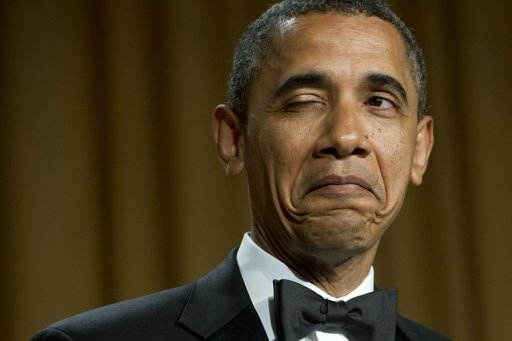
#> input picture obama1.jpg, 512 x 341 px
$ python translation.py --image ../obama1.jpg
#> lines starting #> are read from the running program, lines starting #| are printed output that depends on the picture
import numpy as np
import argparse
import imutils
import cv2

ap = argparse.ArgumentParser()
ap.add_argument("-i", "--image", required = True, help = "Path to the image")
args = vars(ap.parse_args())

image = cv2.imread(args["image"])
#> image is the input picture: shape (341, 512, 3); mean B, G, R 31.8, 59.1, 73.4
cv2.imshow("Original", image)

M = np.float32([[1,0,25], [0,1,50]])
shifted = cv2.warpAffine(image, M, (image.shape[1], image.shape[0]))
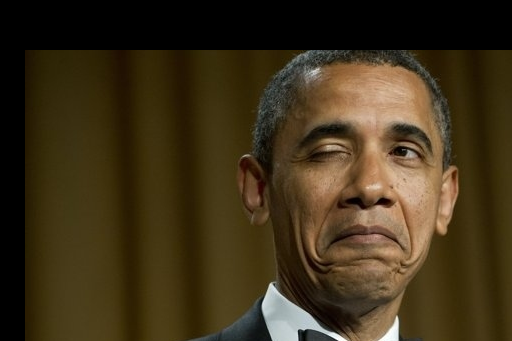
#> shifted: shape (341, 512, 3); mean B, G, R 25.1, 49.2, 62.8
cv2.imshow("Shifted Down and Right", shifted)

M = np.float32([[1,0,-50], [0,1,-90]])
shifted = cv2.warpAffine(image, M, (image.shape[1], image.shape[0]))
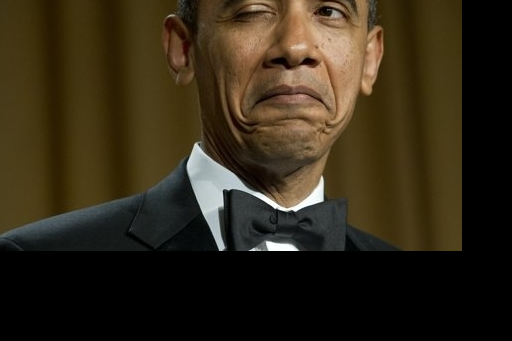
#> shifted: shape (341, 512, 3); mean B, G, R 23.7, 41.2, 50.5
cv2.imshow("Shifted Down and Left", shifted)

shifted = imutils.translate(image, 0, 100)
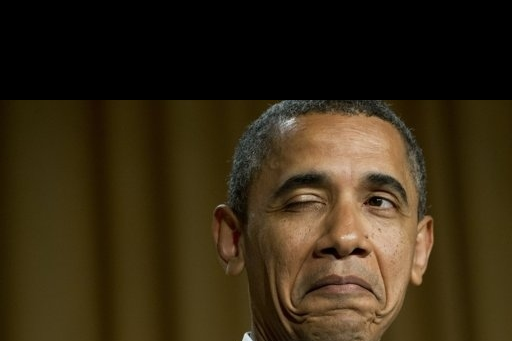
#> shifted: shape (341, 512, 3); mean B, G, R 20.1, 41.7, 54.2
cv2.imshow("Shifted Down", shifted)
cv2.waitKey(0)
